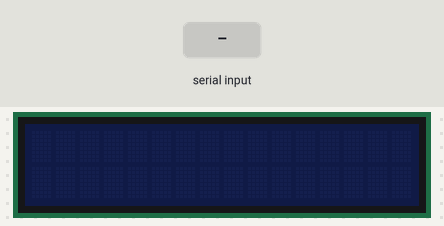
A sketch run on a simulated Arduino Uno, built with avr-gcc and run on an emulated ATmega328P. Shown: 16×2 character LCD. The test bench sets the inputs (shaded band).

Above: at 1.2 s.
1.3 s: "1" received over Serial
At 2.1 s:
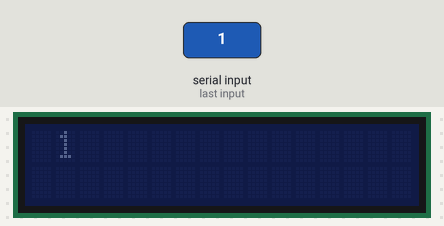
Timing chart, 0 to 4.3 s (numbered marks = the images above; inputs shaded):
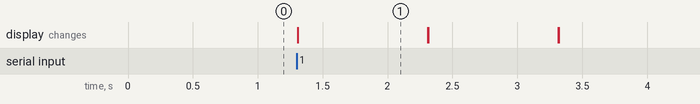

The sketch:

Arduino.ino
```cpp
#include <Wire.h>
#include <LiquidCrystal_I2C.h>

LiquidCrystal_I2C lcd(0x20,16,2);  // run ic2_scanner sketch and get the IC2 address, which is 0x3f in my case,it could be 0x3f in many cases

String readStringUART;
char c = 'm';
void setup()
{
  Serial.begin(9600);
  lcd.init();                      // initialize the lcd
}

void loop()
{
while(Serial.available()){
  delay(2);
  c = Serial.read();
  //readStringUART += c;
  }
  if (c != 'm'){
// set cursor to first line
  lcd.setCursor(1, 0); // desplaying on the 5 column and 1st row

// Print a message to the LCD.
  lcd.backlight(); // turn on backlight.
  lcd.print(c);
  lcd.noBacklight(); // turn off backlight
  delay(1000);
  lcd.clear();

}
}
```

Measured:
- after the input at 1.3 s, the display: changes at once (image 1)
- what the display in image 1 shows lasts 1.0 s, from 1.3 s to 2.3 s
